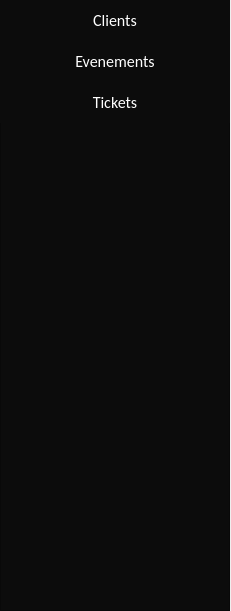
     <widget class="QStackedWidget" name="LeftSideStackedWidget">
      <property name="geometry">
       <rect>
        <x>0</x>
        <y>84</y>
        <width>231</width>
        <height>611</height>
       </rect>
      </property>
      <property name="styleSheet">
       <string notr="true"/>
      </property>
      <property name="currentIndex">
       <number>0</number>
      </property>
      <widget class="QWidget" name="DashboardButtonsPage">
       <widget class="QFrame" name="DashboardButtons">
        <property name="geometry">
         <rect>
          <x>0</x>
          <y>0</y>
          <width>230</width>
          <height>611</height>
         </rect>
        </property>
        <property name="styleSheet">
         <string notr="true">background-color: rgb(12, 12, 12);



</string>
        </property>
        <property name="frameShape">
         <enum>QFrame::StyledPanel</enum>
        </property>
        <property name="frameShadow">
         <enum>QFrame::Raised</enum>
        </property>
        <widget class="QPushButton" name="ClientsButton">
         <property name="geometry">
          <rect>
           <x>0</x>
           <y>0</y>
           <width>230</width>
           <height>41</height>
          </rect>
         </property>
         <property name="styleSheet">
          <string notr="true">QPushButton
{
	background-color: rgb(12, 12, 12);
   border-radius:0px;
	color:#ffffff;
	font-size:16px;
font-family:Calibri;

qproperty-iconSize:35px;

}
QPushButton:hover
{
	background-color:rgb(50, 53, 57);
	color:#ffff99;
}
QPushButton:focus
{
	background-color: rgb(59, 62, 66);
	border-style:solid;
	border-left-width:7px;
	border-color: #ff3333;
	color:#ffff99;
}
</string>
         </property>
         <property name="text">
          <string>Clients</string>
         </property>
        </widget>
        <widget class="QPushButton" name="TicketsButton">
         <property name="geometry">
          <rect>
           <x>0</x>
           <y>82</y>
           <width>230</width>
           <height>41</height>
          </rect>
         </property>
         <property name="styleSheet">
          <string notr="true">QPushButton
{
	background-color: rgb(12, 12, 12);
   border-radius:0px;
	color:#ffffff;
	font-size:16px;
font-family:Calibri;

qproperty-iconSize:35px;

}
QPushButton:hover
{
	background-color:rgb(50, 53, 57);
	color:#ffff99;
}
QPushButton:focus
{
	background-color: rgb(59, 62, 66);
	border-style:solid;
	border-left-width:7px;
	border-color: #ff3333;
	color:#ffff99;
}
</string>
         </property>
         <property name="text">
          <string>Tickets</string>
         </property>
        </widget>
        <widget class="QPushButton" name="EventsButton">
         <property name="geometry">
          <rect>
           <x>0</x>
           <y>41</y>
           <width>230</width>
           <height>41</height>
          </rect>
         </property>
         <property name="styleSheet">
          <string notr="true">QPushButton
{
	background-color: rgb(12, 12, 12);
   border-radius:0px;
	color:#ffffff;
	font-size:16px;
font-family:Calibri;

qproperty-iconSize:35px;

}
QPushButton:hover
{
	background-color:rgb(50, 53, 57);
	color:#ffff99;
}
QPushButton:focus
{
	background-color: rgb(59, 62, 66);
	border-style:solid;
	border-left-width:7px;
	border-color: #ff3333;
	color:#ffff99;
}
</string>
         </property>
         <property name="text">
          <string>Evenements</string>
         </property>
        </widget>
       </widget>
      </widget>
     </widget>
